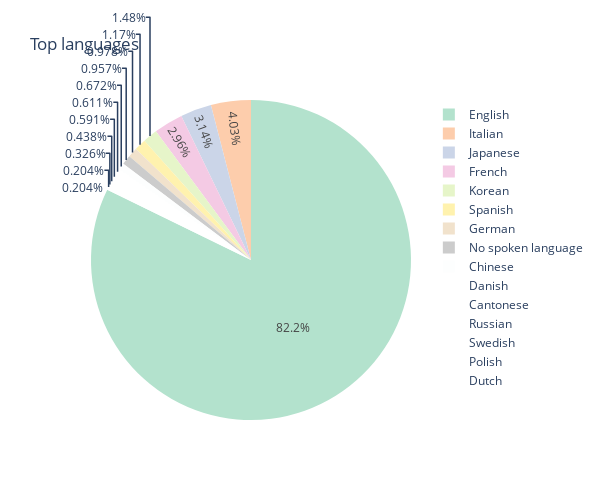

The notebook cell saved with this chart:
### Code cell
fig5= px.pie(names = Top_language.index, values= Top_language.values, title= 'Top languages', color_discrete_sequence= px.colors.qualitative.Pastel2)
fig5.update_traces(textinfo= 'percent')
fig5.update_layout(height = 500, width= 600)
fig5.show()

### Figure 1 — Plotly figure (JSON) as saved in the notebook; plotly's stock layout.template omitted (floating-point values rounded to 4 significant figures)
{"data": [{"domain": {"x": [0, 1], "y": [0, 1]}, "hovertemplate": "label=%{label}<br>value=%{value}<extra></extra>", "labels": ["English", "Italian", "Japanese", "French", "Korean", "Spanish", "German", "No spoken language", "Chinese", "Danish", "Cantonese", "Russian", "Swedish", "Polish", "Dutch"], "legendgroup": "", "name": "", "showlegend": true, "textinfo": "percent", "type": "pie", "values": [8074, 396, 308, 291, 145, 115, 96, 94, 66, 60, 58, 43, 32, 20, 20]}], "layout": {"height": 500, "legend": {"tracegroupgap": 0}, "piecolorway": ["rgb(179,226,205)", "rgb(253,205,172)", "rgb(203,213,232)", "rgb(244,202,228)", "rgb(230,245,201)", "rgb(255,242,174)", "rgb(241,226,204)", "rgb(204,204,204)"], "title": {"text": "Top languages"}, "width": 600}}
